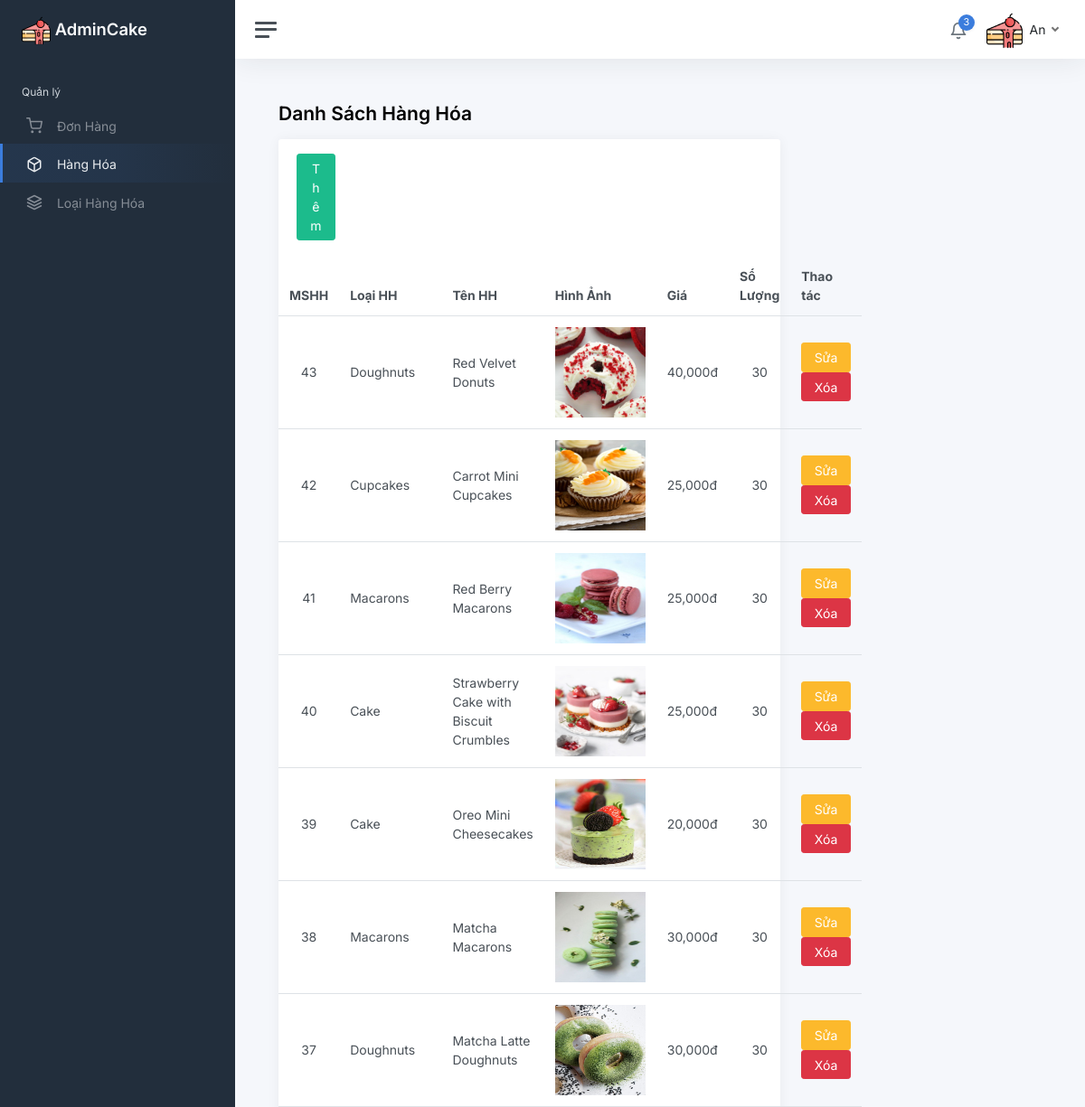
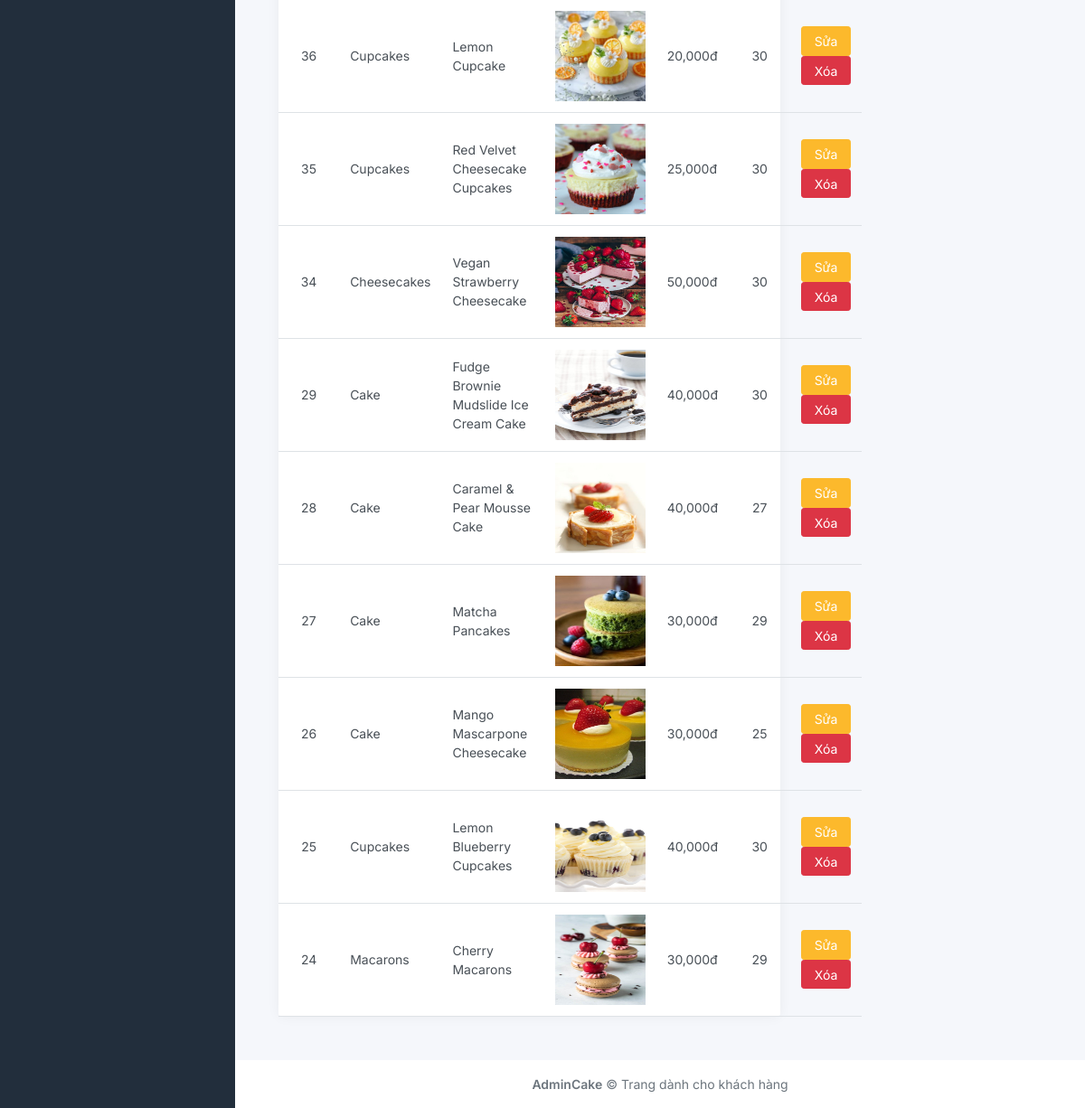
The app's page /admin/homepage/product.php (signed in) with its own data (2 pictures, top to bottom).
### tables this page shows
CREATE TABLE `hanghoa` (
  `MSHH` int(5) NOT NULL,
  `TenHH` varchar(100) DEFAULT NULL,
  `MoTa` varchar(10000) DEFAULT NULL,
  `Gia` int(11) DEFAULT NULL,
  `SoLuongHang` int(11) DEFAULT NULL,
  `MaLoaiHang` int(5) DEFAULT NULL
);

CREATE TABLE `hinhhanghoa` (
  `MaHinh` int(5) NOT NULL,
  `TenHinh` varchar(100) DEFAULT NULL,
  `MSHH` int(5) DEFAULT NULL
);

CREATE TABLE `loaihanghoa` (
  `MaLoaiHang` int(5) NOT NULL,
  `TenLoaiHang` varchar(100) DEFAULT NULL
);

### admin/homepage/product.php (the view, shortened to what this page needs)
<?php
	require_once('../../database/config.php');
	include('../header_master.php');
?>
<main class="content">
	<div class="container-fluid p-0">
		<h1 class="h3 mb-3"><strong>Danh Sách Hàng Hóa</strong></h1>
		<div class="row">
			<div class="col-12 col-lg-8 col-xxl-12 d-flex">
				<div class="card flex-fill">
					<div class="card-header">
						<button class="btn btn-success col-1" id="addBtn" data-toggle="modal" data-target="#addProductModal">Thêm</button>
					</div>
					<table class="table table-hover my-0">
						<thead>
							<tr>
								<th>MSHH</th>
								<th class="d-none d-xl-table-cell">Loại HH</th>
								<th class="d-none d-xl-table-cell">Tên HH</th>
								<th class="d-none d-xl-table-cell">Hình Ảnh</th>
								<th class="d-none d-xl-table-cell">Giá</th>
								<th class="d-none d-xl-table-cell">Số Lượng</th>
								<th>Thao tác</th>
							</tr>
						</thead>
						<tbody>
							<?php
								$result_hh = $conn->query("SELECT *
														   FROM hanghoa, hinhhanghoa, loaihanghoa
														   WHERE hanghoa.MSHH = hinhhanghoa.MSHH
														   AND hanghoa.MaLoaiHang = loaihanghoa.MaLoaiHang
														   ORDER BY hanghoa.MSHH DESC");
								while($row = $result_hh->fetch_assoc()):
									$mshh = $row['MSHH'];
							?>
							<tr>
								<td class="text-center"><?= $row['MSHH']?></td>
								<td class="d-none d-xl-table-cell"><?= $row['TenLoaiHang']?></td>
								<td class="d-none d-xl-table-cell tenhh"><?= $row['TenHH']?></td>
								<td class="d-none d-xl-table-cell"><img src="../../client/img-product/<?= $row['TenHinh']?>" alt="" width=100px height=100px></td>
								<td class="d-none d-md-table-cell"><?= number_format($row['Gia'])?>đ</td>
								<td class="d-none d-md-table-cell text-center"><?= $row['SoLuongHang']?></td>
								<td class="thaotac">
									<a class="btn btn-warning" href="./edit_product.php?mshh=<?=$mshh?>">Sửa</a>
									<a href="./control/deleteProduct_Controller.php?mshh=<?= $row['MSHH']?>" class="btn btn-danger">Xóa</a>
								</td>
							</tr>
							<?php endwhile; ?>
						</tbody>
					</table>
				</div>
			</div>
		</div>
	</div>
</main>
<?php
	include('../footer_master.php');
?>

### admin/header_master.php (shortened to what this page needs)
<?php
    require_once('../../database/config.php');
?>
<!DOCTYPE html>
<html lang="en">
<head>
	<link href="../assets/css/app.css" rel="stylesheet">
	<link href="../assets/css/style.css" rel="stylesheet">
</head>
<body>
	<div class="wrapper">
		<nav id="sidebar" class="sidebar js-sidebar">
			<div class="sidebar-content js-simplebar">
				<a class="sidebar-brand" href="../homepage/index.php">
          <span class="align-middle"><img src="../../client/assets/img/cake.png" alt="" width=32> AdminCake</span>
        </a>
				<ul class="sidebar-nav">
					<li class="sidebar-header">
						Quản lý
					</li>
					<li class="sidebar-item" >
						<a class="sidebar-link" href="./order.php">
							<i class="align-middle" data-feather="shopping-cart"></i> <span class="align-middle">Đơn Hàng</span>
						</a>
					</li>
					<li class="sidebar-item" >
						<a class="sidebar-link" href="./product.php">
							<i class="align-middle" data-feather="box"></i> <span class="align-middle">Hàng Hóa</span>
						</a>
					</li>
					<li class="sidebar-item">
						<a class="sidebar-link" href="./product_type.php">
              				<i class="align-middle" data-feather="layers"></i> <span class="align-middle">Loại Hàng Hóa</span>
            			</a>
					</li>
				</ul>
			</div>
		</nav>
		<div class="main">
			<nav class="navbar navbar-expand navbar-light navbar-bg">
				<a class="sidebar-toggle js-sidebar-toggle">
          <i class="hamburger align-self-center"></i>
        </a>
				<div class="navbar-collapse collapse">
					<ul class="navbar-nav navbar-align">
						<li class="nav-item dropdown">
							<a class="nav-icon dropdown-toggle" href="#" id="alertsDropdown" data-bs-toggle="dropdown">
								<div class="position-relative">
									<i class="align-middle" data-feather="bell"></i>
									<?php
										$result_count = $conn->query("SELECT COUNT(*) AS total
																	FROM dathang
																	WHERE TrangThaiDH='Chưa duyệt'");
										$row = $result_count->fetch_assoc();
									?>
									<span class="indicator"><?=$row['total']?></span>
								</div>
							</a>
						</li>
						<li class="nav-item dropdown">
			  			<?php
							if(isset($_COOKIE['login_nv'])) {
								$id_nv = $_COOKIE['login_nv'];
								$result_nv = $conn->query("SELECT HoTenNV FROM nhanvien WHERE MSNV='$id_nv'");
								$row = $result_nv->fetch_assoc();
								$fullName = $row['HoTenNV'];
                    			$arrName = explode(" ", $fullName);
                    			$lastName = array_pop($arrName);
							}
						?>
							<a class="nav-link dropdown-toggle d-none d-sm-inline-block" href="#" data-bs-toggle="dropdown">
                <img src="../../client/assets/img/cake.png" class="avatar img-fluid rounded me-1" alt="" /> <span class="text-dark"><?= $lastName ?></span>
              </a>
						</li>
					</ul>
				</div>
			</nav>

### admin/footer_master.php (shortened to what this page needs)
			<footer class="footer">
				<div class="container-fluid">
					<div class="row text-muted">
						<div class="col-12 text-center">
							<p class="mb-0">
								<a class="text-muted" href="../homepage/index.php" target="_blank"><strong>AdminCake</strong></a> &copy;
								<a href="../../client/" class="text-muted">Trang dành cho khách hàng</a>
							</p>
						</div>
					</div>
				</div>
			</footer>
		</div>
	</div>
</body>
</html>

### admin/assets/css/style.css (style rules this page uses)
.tenhh { max-width: 250px; max-height: 130px; }
.thaotac { width: 140px; }

### records on screen
hanghoa: hinhhanghoa.MSHH "43", MaLoaiHang.TenLoaiHang "Doughnuts", TenHH "Red Velvet Donuts", hinhhanghoa.TenHinh (picture), Gia "40,000", SoLuongHang "30"
hanghoa: hinhhanghoa.MSHH "42", MaLoaiHang.TenLoaiHang "Cupcakes", TenHH "Carrot Mini Cupcakes", hinhhanghoa.TenHinh (picture), Gia "25,000", SoLuongHang "30"
hanghoa: hinhhanghoa.MSHH "41", MaLoaiHang.TenLoaiHang "Macarons", TenHH "Red Berry Macarons", hinhhanghoa.TenHinh (picture), Gia "25,000", SoLuongHang "30"
hanghoa: hinhhanghoa.MSHH "40", MaLoaiHang.TenLoaiHang "Cake", TenHH "Strawberry Cake with Biscuit Crumbles", hinhhanghoa.TenHinh (picture), Gia "25,000", SoLuongHang "30"
hanghoa: hinhhanghoa.MSHH "39", MaLoaiHang.TenLoaiHang "Cake", TenHH "Oreo Mini Cheesecakes", hinhhanghoa.TenHinh (picture), Gia "20,000", SoLuongHang "30"
hanghoa: hinhhanghoa.MSHH "38", MaLoaiHang.TenLoaiHang "Macarons", TenHH "Matcha Macarons", hinhhanghoa.TenHinh (picture), Gia "30,000", SoLuongHang "30"
hanghoa: hinhhanghoa.MSHH "37", MaLoaiHang.TenLoaiHang "Doughnuts", TenHH "Matcha Latte Doughnuts", hinhhanghoa.TenHinh (picture), Gia "30,000", SoLuongHang "30"
hanghoa: hinhhanghoa.MSHH "36", MaLoaiHang.TenLoaiHang "Cupcakes", TenHH "Lemon Cupcake", hinhhanghoa.TenHinh (picture), Gia "20,000", SoLuongHang "30"
hanghoa: hinhhanghoa.MSHH "35", MaLoaiHang.TenLoaiHang "Cupcakes", TenHH "Red Velvet Cheesecake Cupcakes", hinhhanghoa.TenHinh (picture), Gia "25,000", SoLuongHang "30"
hanghoa: hinhhanghoa.MSHH "34", MaLoaiHang.TenLoaiHang "Cheesecakes", TenHH "Vegan Strawberry Cheesecake", hinhhanghoa.TenHinh (picture), Gia "50,000", SoLuongHang "30"
hanghoa: hinhhanghoa.MSHH "29", MaLoaiHang.TenLoaiHang "Cake", TenHH "Fudge Brownie Mudslide Ice Cream Cake", hinhhanghoa.TenHinh (picture), Gia "40,000", SoLuongHang "30"
hanghoa: hinhhanghoa.MSHH "28", MaLoaiHang.TenLoaiHang "Cake", TenHH "Caramel & Pear Mousse Cake", hinhhanghoa.TenHinh (picture), Gia "40,000", SoLuongHang "27"
hanghoa: hinhhanghoa.MSHH "27", MaLoaiHang.TenLoaiHang "Cake", TenHH "Matcha Pancakes", hinhhanghoa.TenHinh (picture), Gia "30,000", SoLuongHang "29"
hanghoa: hinhhanghoa.MSHH "26", MaLoaiHang.TenLoaiHang "Cake", TenHH "Mango Mascarpone Cheesecake", hinhhanghoa.TenHinh (picture), Gia "30,000", SoLuongHang "25"
hanghoa: hinhhanghoa.MSHH "25", MaLoaiHang.TenLoaiHang "Cupcakes", TenHH "Lemon Blueberry Cupcakes", hinhhanghoa.TenHinh (picture), Gia "40,000", SoLuongHang "30"
hanghoa: hinhhanghoa.MSHH "24", MaLoaiHang.TenLoaiHang "Macarons", TenHH "Cherry Macarons", hinhhanghoa.TenHinh (picture), Gia "30,000", SoLuongHang "29"

### other values on screen
$row['total'] "3"
$lastName "An"
